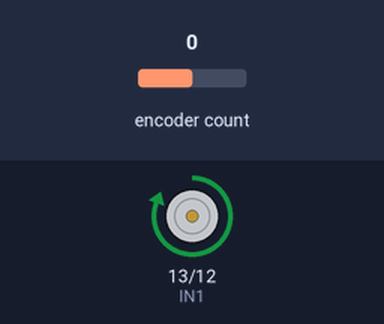
This sketch was run on a simulated Arduino Uno, built with avr-gcc and run on an emulated ATmega328P. On the bench: motor-driver pin pairs drawn as motors (green arrow = first pin HIGH = forward, orange = second pin HIGH = backward, longer = more drive, scaled by the enable pin). The inputs (shaded band) are chosen by the test bench; at power-on: encoder count 0. What the sketch prints to the serial monitor is not drawn.

Above: at 0.1 s.
Timing chart, 0 to 1.6 s (numbered marks = the images above):
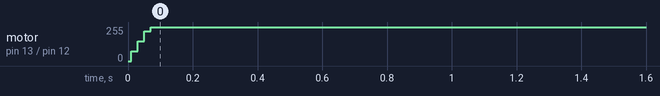

The sketch:

Lab7.ino
```cpp
#include <Encoder.h>
Encoder myEnc(2, 3);

int i = 0;
float pos1 = 0, pos2 = 0;
float speed_m=0, rpm = 0;
float e1=0,e2=0,output=0;
int set_point = 1500;
int duty = 0;
float kp = 0.05, ki = 0.005, kd = 0;

ISR(TIMER1_COMPA_vect)          // timer1 Interrupt ทุกๆ 0.01 วินาที
{
  i++;
  if(i == 1){
    pos1 = myEnc.read();
    pos1 = pos1/4000;
    speed_m = (float)(pos1-pos2)/0.01;
    rpm  = speed_m * 60;
    if(rpm < 0){ rpm = -rpm; }
    e1 = (float)set_point - rpm;
  }
  if(i == 2){
    pos2 = myEnc.read();
    pos2 = pos2/4000;
    speed_m = (float)(pos2-pos1)/0.01;
    rpm  = speed_m * 60;
    if(rpm < 0){ rpm = -rpm; }
    e2 = (float)set_point - rpm;
    output = output + ((kp*e1)+(ki*(e1+e2)*0.01)+(kd*(e2-e1)/0.01));
    if(output <= -255) { output = -255; }
    if(output < 0) { output = -output; }
    if(output >= 255) { output = 255; }
    duty = (int)output;

    cw();
    analogWrite(11, duty);
    i = 0;
  }
}

void setup()
{
  Serial.begin(9600);
  pinMode(13, OUTPUT);      //IN1
  pinMode(12, OUTPUT);      //IN2
  pinMode(11, OUTPUT);      //EN
  noInterrupts();
  TCCR1A = 0;
  TCCR1B = 0;
  TCNT1  = 0;
  OCR1A = 625;             // compare match register = [ 16,000,000Hz/ (prescaler * desired interrupt frequency) ] - 1
  TCCR1B |= (1 << WGM12);   // CTC mode
  TCCR1B |= (1 << CS12);    // 256 prescaler
  TIMSK1 |= (1 << OCIE1A);  // enable timer compare interrupt
  interrupts();             // enable all interrupts
}

void loop()
{
  Serial.print(set_point); Serial.print(" ");
  Serial.print(rpm); Serial.print(" ");
  Serial.println();
}

void cw(){
  digitalWrite(13, HIGH);
  digitalWrite(12, LOW);
}
void ccw(){
  digitalWrite(13, LOW);
  digitalWrite(12, HIGH);
}
void stop_m(){
  digitalWrite(13, LOW);
  digitalWrite(12, LOW);
}
```

Measured:
- by itself, motor on pin 13 (IN1) / pin 12 (IN2): stopped → forward 255/255 at 0.01 s
